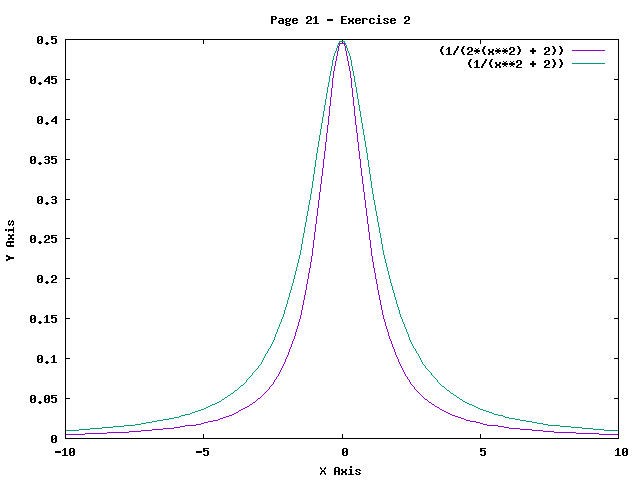

This figure's gnuplot source:
set term png
set output "21-2.png"

set title 'Page 21 - Exercise 2'
set xlabel 'X Axis'
set ylabel 'Y Axis'
plot (1/(2*(x**2) + 2)),(1/(x**2 + 2))



